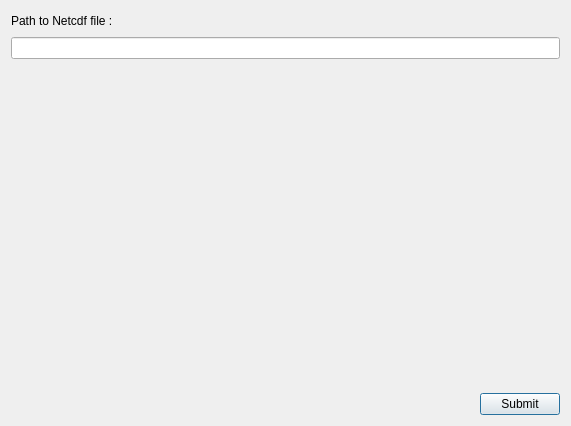
<?xml version="1.0" encoding="UTF-8"?>
<ui version="4.0">
 <class>test1DialogBase</class>
 <widget class="QDialog" name="test1DialogBase">
  <property name="geometry">
   <rect>
    <x>0</x>
    <y>0</y>
    <width>571</width>
    <height>426</height>
   </rect>
  </property>
  <property name="sizePolicy">
   <sizepolicy hsizetype="Expanding" vsizetype="Preferred">
    <horstretch>0</horstretch>
    <verstretch>0</verstretch>
   </sizepolicy>
  </property>
  <property name="windowTitle">
   <string>test1</string>
  </property>
  <layout class="QGridLayout" name="gridLayout">
   <item row="0" column="0">
    <layout class="QVBoxLayout" name="verticalLayout">
     <item>
      <layout class="QHBoxLayout" name="horizontalLayout">
       <item>
        <widget class="QLabel" name="label">
         <property name="text">
          <string>Path to Netcdf file : </string>
         </property>
        </widget>
       </item>
       <item>
        <spacer name="horizontalSpacer_2">
         <property name="orientation">
          <enum>Qt::Horizontal</enum>
         </property>
         <property name="sizeHint" stdset="0">
          <size>
           <width>40</width>
           <height>20</height>
          </size>
         </property>
        </spacer>
       </item>
      </layout>
     </item>
     <item>
      <widget class="QLineEdit" name="PathToFileInput"/>
     </item>
     <item>
      <spacer name="verticalSpacer">
       <property name="orientation">
        <enum>Qt::Vertical</enum>
       </property>
       <property name="sizeHint" stdset="0">
        <size>
         <width>20</width>
         <height>17</height>
        </size>
       </property>
      </spacer>
     </item>
     <item>
      <layout class="QHBoxLayout" name="horizontalLayout_2">
       <item>
        <spacer name="horizontalSpacer">
         <property name="orientation">
          <enum>Qt::Horizontal</enum>
         </property>
         <property name="sizeHint" stdset="0">
          <size>
           <width>40</width>
           <height>20</height>
          </size>
         </property>
        </spacer>
       </item>
       <item>
        <widget class="QPushButton" name="SubmitButton">
         <property name="text">
          <string>Submit</string>
         </property>
        </widget>
       </item>
      </layout>
     </item>
    </layout>
   </item>
  </layout>
 </widget>
 <resources/>
 <connections/>
</ui>
